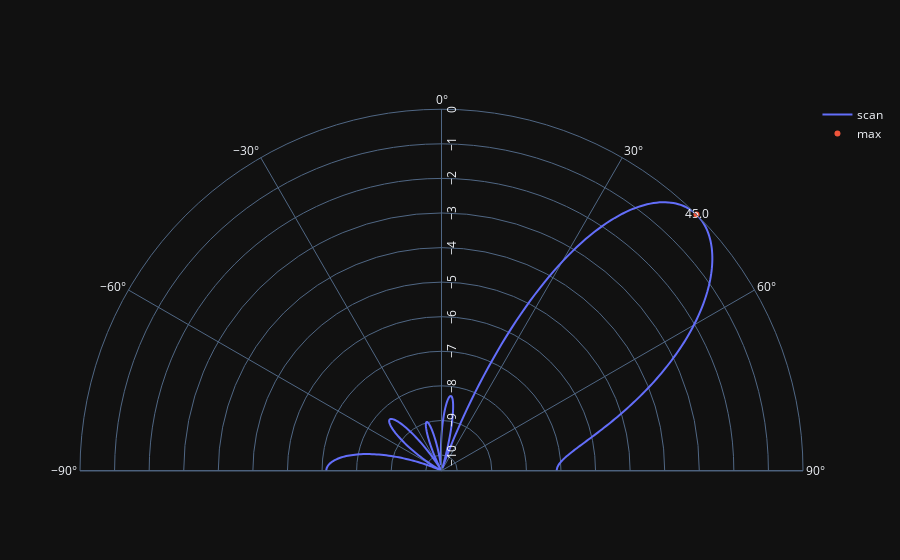

Notebook code for this chart:
### Code cell
max_val = theta_scan.copy()
max_val.fill(None)
l=1000/4
max_val[np.argmax(results[250:750])+250] = 0

if use_matplotlib:
    fig, ax = plt.subplots(subplot_kw={'projection': 'polar'})
    ax.plot(theta_scan, results) # MAKE SURE TO USE RADIAN FOR POLAR
    ax.plot(theta_scan, max_val)
    ax.set_theta_zero_location('N') # make 0 degrees point up
    ax.set_theta_direction(-1) # increase clockwise
    ax.set_rlabel_position(55)  # Move grid labels away from other labels
    plt.show()
else:
    fig = go.Figure()
    fig.add_trace(go.Scatterpolar(r=results, theta=np.degrees(theta_scan), name='scan', mode='lines', showlegend=True))
    fig.add_trace(go.Scatterpolar(r=max_val, theta=np.degrees(theta_scan), name='max', mode='markers+text', text=np.degrees(theta), showlegend=True))
    fig.update_layout(polar = dict(radialaxis_angle = 90, angularaxis = dict(direction = "clockwise" ), sector=[0, 180]))
    fig.update_layout(template="plotly_dark")
    fig.show()

### Figure 1 — Plotly figure (JSON) as saved in the notebook; plotly's stock layout.template omitted (floating-point values rounded to 4 significant figures; data arrays with more than 128 entries replaced by an {"elided": "..."} marker saying what was removed)
{"data": [{"mode": "lines", "name": "scan", "r": {"elided": "1000 float values"}, "showlegend": true, "theta": {"elided": "1000 float values"}, "type": "scatterpolar"}, {"mode": "markers+text", "name": "max", "r": {"elided": "1000 int values"}, "showlegend": true, "text": "45.0", "theta": {"elided": "1000 float values"}, "type": "scatterpolar"}], "layout": {"polar": {"angularaxis": {"direction": "clockwise"}, "radialaxis": {"angle": 90}, "sector": [0, 180]}}}
